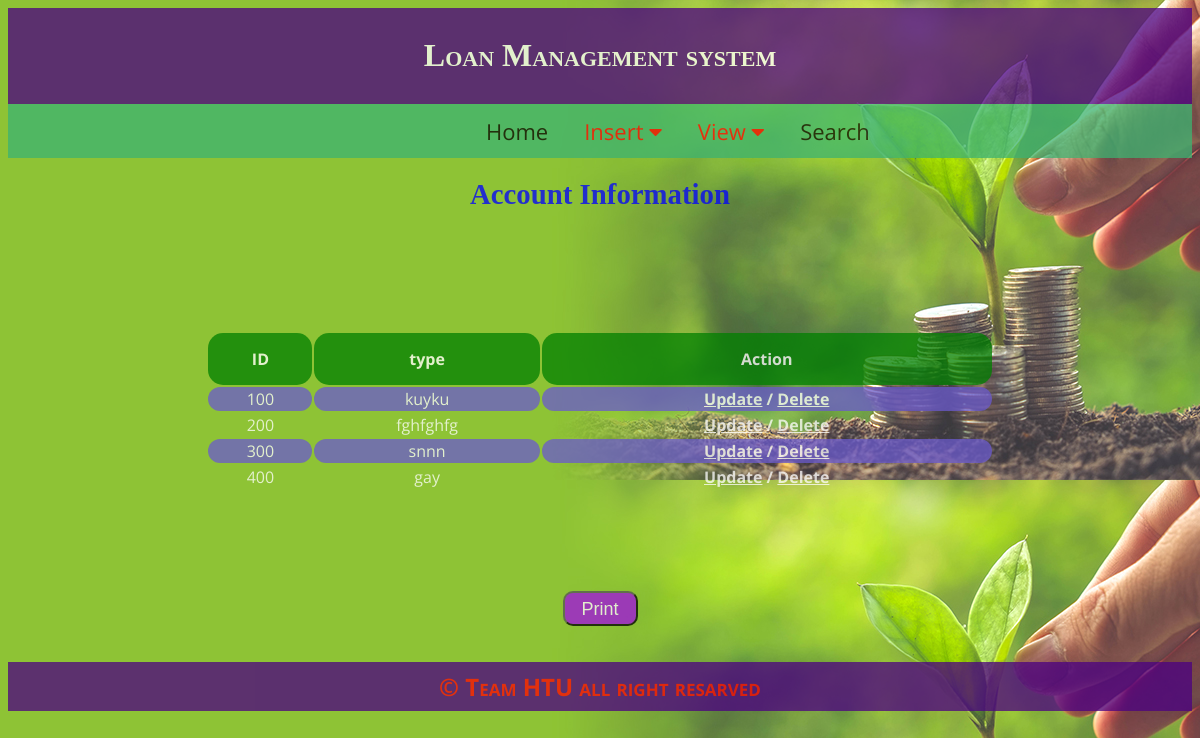
/account_view.php, run on the app's committed database.
### tables this page shows
CREATE TABLE `tb_account` (
  `Acc_id` int(44) NOT NULL,
  `Acc_type` varchar(22) NOT NULL
);

### account_view.php (the view, shortened to what this page needs)
<?php include 'header.php'; ?>
<div id="printableArea">
<h2 align=center><big>Account Information</big></h2>
<div style="padding: 100px; " >
<?php
$servername = "localhost";
$username = "root";
$password = "";
$dbname = "db_loanmanagementsystem";
$conn = mysqli_connect($servername, $username, $password, $dbname);
$sql = "SELECT * FROM tb_account";
$result = mysqli_query($conn, $sql);
if ($result->num_rows > 0) {
    echo "<table align=center> <tr> <th>ID</th> <th>type</th><th>Action</th> </tr>";
    while($row = $result->fetch_assoc()) {
        echo "<tr> <td>" . $row["Acc_id"]. "</td> <td>" . $row["Acc_type"]."</td><td>"."<a href='account_edit.php?id=".$row["Acc_id"]."'><b>Update</a>"." / "."<a href='account_delete.php?id=".$row["Acc_id"]."'>Delete</a>"."</td></tr>";
    }
    echo "</table>";
}
else {
    echo "0 results";
}
?>
</div>
</div>
      <center><input type="button"style="width: 75px;height: 35px; background: #A20FE2;color: #fff;font-size: 18px;border-radius: 10px;padding: 6px;" onclick="window.location.href='account_all_print.php'" value="Print" /></center>
    <br><br>
<?php include 'footer.php'; ?>

### header.php (style rules this page uses)
h1,h2,h3,big { font-family:Comic Sans MS; }
table { width: 80%; font-family: 'Open Sans', sans-serif;color: #fff; }
th { border: 1px; background-color: green; height: 50px; border-radius: 15px; }
td { text-align: center;border-radius: 15px;border: 1px; }
td a { color: #fff; }
tr:nth-child(even) { background-color: slateblue }
tr:nth-child(odd) { background-color: }
body { opacity:0.75; }
h2 { color:blue; }

### data on the page
tb_account: Acc_id "100", Acc_type "kuyku"
tb_account: Acc_id "200", Acc_type "fghfghfg"
tb_account: Acc_id "300", Acc_type "snnn"
tb_account: Acc_id "400", Acc_type "gay"
